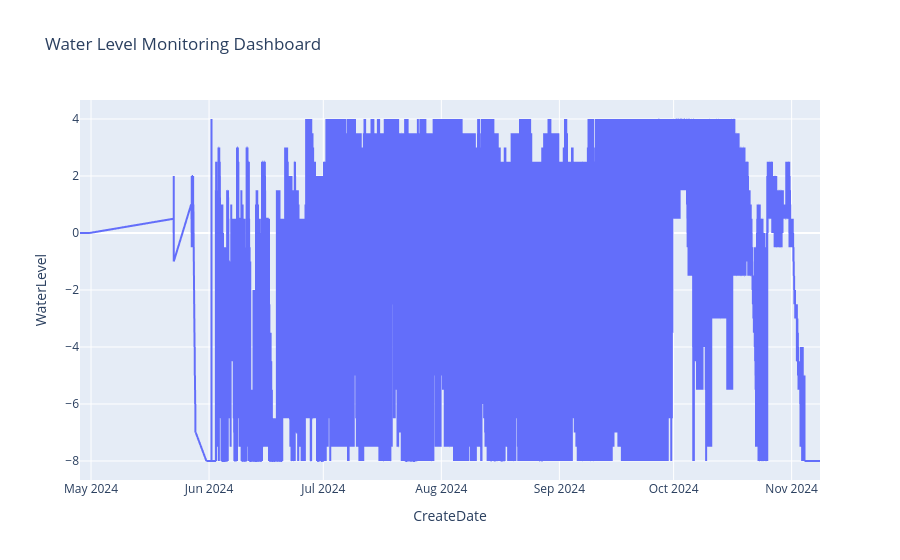

The code cell stored with this chart in its notebook:
### Code cell
fig = px.line(df,
              x="CreateDate",
              y="WaterLevel",
              title="Water Level Monitoring Dashboard")

fig.show()

### Figure 1 — Plotly figure (JSON) as saved in the notebook; plotly's stock layout.template omitted (floating-point values rounded to 4 significant figures; data arrays with more than 128 entries replaced by an {"elided": "..."} marker saying what was removed)
{"data": [{"hovertemplate": "CreateDate=%{x}<br>WaterLevel=%{y}<extra></extra>", "legendgroup": "", "line": {"color": "#636efa", "dash": "solid"}, "marker": {"symbol": "circle"}, "mode": "lines", "name": "", "showlegend": false, "type": "scattergl", "x": {"elided": "51337 str values"}, "xaxis": "x", "y": {"elided": "51337 float values"}, "yaxis": "y"}], "layout": {"legend": {"tracegroupgap": 0}, "title": {"text": "Water Level Monitoring Dashboard"}, "xaxis": {"anchor": "y", "domain": [0, 1], "title": {"text": "CreateDate"}}, "yaxis": {"anchor": "x", "domain": [0, 1], "title": {"text": "WaterLevel"}}}}
